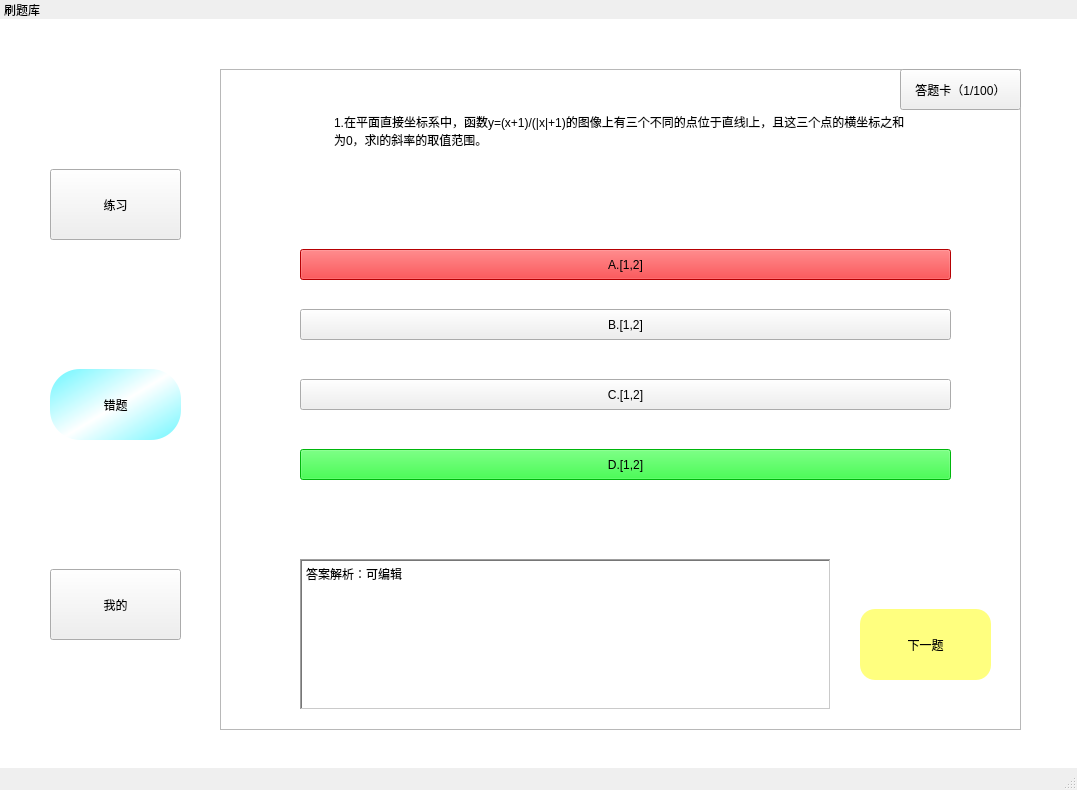
<?xml version="1.0" encoding="UTF-8"?>
<ui version="4.0">
 <class>MainWindow</class>
 <widget class="QMainWindow" name="MainWindow">
  <property name="geometry">
   <rect>
    <x>0</x>
    <y>0</y>
    <width>1077</width>
    <height>790</height>
   </rect>
  </property>
  <property name="windowTitle">
   <string>MainWindow</string>
  </property>
  <widget class="QWidget" name="centralwidget">
   <widget class="QDockWidget" name="dockWidget">
    <property name="geometry">
     <rect>
      <x>0</x>
      <y>0</y>
      <width>1080</width>
      <height>798</height>
     </rect>
    </property>
    <property name="features">
     <set>QDockWidget::NoDockWidgetFeatures</set>
    </property>
    <property name="allowedAreas">
     <set>Qt::NoDockWidgetArea</set>
    </property>
    <property name="windowTitle">
     <string>刷题库</string>
    </property>
    <widget class="QWidget" name="dockWidgetContents_3">
     <widget class="QListView" name="whole_background">
      <property name="geometry">
       <rect>
        <x>-10</x>
        <y>-20</y>
        <width>1221</width>
        <height>921</height>
       </rect>
      </property>
      <property name="font">
       <font>
        <family>Adobe 宋体 Std L</family>
       </font>
      </property>
      <property name="contextMenuPolicy">
       <enum>Qt::DefaultContextMenu</enum>
      </property>
      <property name="styleSheet">
       <string notr="true"/>
      </property>
      <property name="frameShadow">
       <enum>QFrame::Sunken</enum>
      </property>
     </widget>
     <widget class="QPushButton" name="Bt_wrong">
      <property name="geometry">
       <rect>
        <x>50</x>
        <y>350</y>
        <width>131</width>
        <height>71</height>
       </rect>
      </property>
      <property name="font">
       <font>
        <underline>false</underline>
        <strikeout>false</strikeout>
       </font>
      </property>
      <property name="styleSheet">
       <string notr="true">
QPushButton{
	background-color: qlineargradient(spread:reflect, x1:0, y1:0, x2:0.535, y2:0.482955, stop:0 rgba(107, 246, 255, 255), stop:1 rgba(255, 255, 255, 255));
	border-radius:30px

}
QPushButton:pressed{
	padding-left:5px;
	padding-top:5px;
}</string>
      </property>
      <property name="text">
       <string>错题</string>
      </property>
     </widget>
     <widget class="QPushButton" name="Bt_mine">
      <property name="geometry">
       <rect>
        <x>50</x>
        <y>550</y>
        <width>131</width>
        <height>71</height>
       </rect>
      </property>
      <property name="styleSheet">
       <string notr="true">
QPushButton{
	background-color: rgb(236, 236, 236);
        notr=&quot;true&quot;&gt;boder-color: rgb(236, 236, 236);
	border-radius:30px

}
QPushButton:pressed{
	padding-left:5px;
	padding-top:5px;
}
</string>
      </property>
      <property name="text">
       <string>我的</string>
      </property>
     </widget>
     <widget class="QFrame" name="frame">
      <property name="geometry">
       <rect>
        <x>220</x>
        <y>50</y>
        <width>801</width>
        <height>661</height>
       </rect>
      </property>
      <property name="cursor">
       <cursorShape>ArrowCursor</cursorShape>
      </property>
      <property name="layoutDirection">
       <enum>Qt::LeftToRight</enum>
      </property>
      <property name="styleSheet">
       <string notr="true"/>
      </property>
      <property name="frameShape">
       <enum>QFrame::StyledPanel</enum>
      </property>
      <property name="frameShadow">
       <enum>QFrame::Sunken</enum>
      </property>
      <widget class="QPushButton" name="Bt_next">
       <property name="geometry">
        <rect>
         <x>640</x>
         <y>540</y>
         <width>131</width>
         <height>71</height>
        </rect>
       </property>
       <property name="styleSheet">
        <string notr="true">QPushButton{
	background-color: rgb(255, 255, 127);
	border-radius:15px

}
QPushButton:pressed{
	padding-left:5px;
	padding-top:5px;
}</string>
       </property>
       <property name="text">
        <string>下一题</string>
       </property>
      </widget>
      <widget class="QPushButton" name="Bt_A">
       <property name="geometry">
        <rect>
         <x>80</x>
         <y>180</y>
         <width>651</width>
         <height>31</height>
        </rect>
       </property>
       <property name="styleSheet">
        <string notr="true">background-color: rgb(255, 0, 4);
</string>
       </property>
       <property name="text">
        <string>A.[1,2]</string>
       </property>
      </widget>
      <widget class="QPushButton" name="Bt_D">
       <property name="geometry">
        <rect>
         <x>80</x>
         <y>380</y>
         <width>651</width>
         <height>31</height>
        </rect>
       </property>
       <property name="styleSheet">
        <string notr="true">background-color: rgb(0, 255, 17)</string>
       </property>
       <property name="text">
        <string>D.[1,2]</string>
       </property>
      </widget>
      <widget class="QPushButton" name="Bt_C">
       <property name="geometry">
        <rect>
         <x>80</x>
         <y>310</y>
         <width>651</width>
         <height>31</height>
        </rect>
       </property>
       <property name="text">
        <string>C.[1,2]</string>
       </property>
      </widget>
      <widget class="QPushButton" name="Bt_B">
       <property name="geometry">
        <rect>
         <x>80</x>
         <y>240</y>
         <width>651</width>
         <height>31</height>
        </rect>
       </property>
       <property name="text">
        <string>B.[1,2]</string>
       </property>
      </widget>
      <widget class="QTextBrowser" name="test_wrong">
       <property name="geometry">
        <rect>
         <x>110</x>
         <y>40</y>
         <width>581</width>
         <height>101</height>
        </rect>
       </property>
       <property name="frameShape">
        <enum>QFrame::NoFrame</enum>
       </property>
       <property name="html">
        <string>&lt;!DOCTYPE HTML PUBLIC &quot;-//W3C//DTD HTML 4.0//EN&quot; &quot;http://www.w3.org/TR/REC-html40/strict.dtd&quot;&gt;
&lt;html&gt;&lt;head&gt;&lt;meta name=&quot;qrichtext&quot; content=&quot;1&quot; /&gt;&lt;style type=&quot;text/css&quot;&gt;
p, li { white-space: pre-wrap; }
&lt;/style&gt;&lt;/head&gt;&lt;body style=&quot; font-family:'SimSun'; font-size:9pt; font-weight:400; font-style:normal;&quot;&gt;
&lt;p style=&quot; margin-top:0px; margin-bottom:0px; margin-left:0px; margin-right:0px; -qt-block-indent:0; text-indent:0px;&quot;&gt;1.在平面直接坐标系中，函数y=(x+1)/(|x|+1)的图像上有三个不同的点位于直线l上，且这三个点的横坐标之和为0，求l的斜率的取值范围。&lt;/p&gt;
&lt;p style=&quot;-qt-paragraph-type:empty; margin-top:0px; margin-bottom:0px; margin-left:0px; margin-right:0px; -qt-block-indent:0; text-indent:0px;&quot;&gt;&lt;br /&gt;&lt;/p&gt;&lt;/body&gt;&lt;/html&gt;</string>
       </property>
      </widget>
      <widget class="QTextBrowser" name="text_wronganalyse">
       <property name="geometry">
        <rect>
         <x>80</x>
         <y>490</y>
         <width>531</width>
         <height>151</height>
        </rect>
       </property>
       <property name="frameShape">
        <enum>QFrame::WinPanel</enum>
       </property>
       <property name="html">
        <string>&lt;!DOCTYPE HTML PUBLIC &quot;-//W3C//DTD HTML 4.0//EN&quot; &quot;http://www.w3.org/TR/REC-html40/strict.dtd&quot;&gt;
&lt;html&gt;&lt;head&gt;&lt;meta name=&quot;qrichtext&quot; content=&quot;1&quot; /&gt;&lt;style type=&quot;text/css&quot;&gt;
p, li { white-space: pre-wrap; }
&lt;/style&gt;&lt;/head&gt;&lt;body style=&quot; font-family:'SimSun'; font-size:9pt; font-weight:400; font-style:normal;&quot;&gt;
&lt;p style=&quot; margin-top:0px; margin-bottom:0px; margin-left:0px; margin-right:0px; -qt-block-indent:0; text-indent:0px;&quot;&gt;答案解析：可编辑&lt;/p&gt;&lt;/body&gt;&lt;/html&gt;</string>
       </property>
      </widget>
      <widget class="QPushButton" name="Bt_view">
       <property name="geometry">
        <rect>
         <x>680</x>
         <y>0</y>
         <width>121</width>
         <height>41</height>
        </rect>
       </property>
       <property name="contextMenuPolicy">
        <enum>Qt::PreventContextMenu</enum>
       </property>
       <property name="text">
        <string>答题卡（1/100）</string>
       </property>
      </widget>
     </widget>
     <widget class="QPushButton" name="Bt_exercise">
      <property name="geometry">
       <rect>
        <x>50</x>
        <y>150</y>
        <width>131</width>
        <height>71</height>
       </rect>
      </property>
      <property name="styleSheet">
       <string notr="true">

QPushButton{
	background-color: rgb(236, 236, 236);
        notr=&quot;true&quot;&gt;boder-color: rgb(236, 236, 236);
	border-radius:30px

}
QPushButton:pressed{
	padding-left:5px;
	padding-top:5px;
}</string>
      </property>
      <property name="text">
       <string>练习</string>
      </property>
     </widget>
    </widget>
   </widget>
  </widget>
  <widget class="QStatusBar" name="statusbar"/>
 </widget>
 <resources/>
 <connections/>
</ui>
